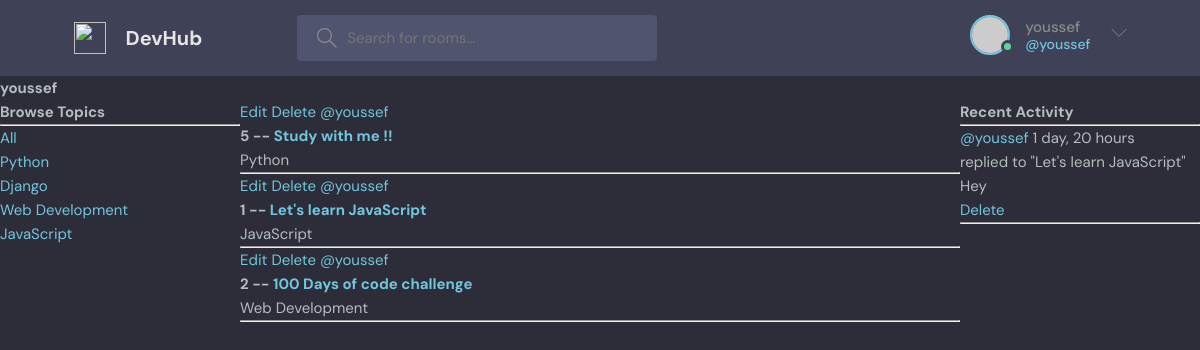
Screenshot of /profile/1 (signed in) with the database file from the repository.
### base/models.py (models this page shows)
class Topic(models.Model):
    name = models.CharField(max_length=200)
    def __str__(self):
        return self.name

class Room(models.Model):
    host = models.ForeignKey(User, on_delete=models.SET_NULL, null=True)
    topic = models.ForeignKey(Topic, on_delete=models.SET_NULL, null=True)
    name = models.CharField(max_length=200)
    description = models.TextField(null=True, blank=True)
    participants = models.ManyToManyField(User, related_name='participants', blank=True)
    updated = models.DateTimeField(auto_now=True)
    created = models.DateTimeField(auto_now_add=True)
    class Meta:
        ordering = ['-updated', '-created']
    def __str__(self):
        return self.name

class Message(models.Model):
    user =models.ForeignKey(User, on_delete=models.CASCADE)
    room = models.ForeignKey(Room, on_delete=models.CASCADE)
    body = models.TextField()
    updated = models.DateTimeField(auto_now=True)
    created = models.DateTimeField(auto_now_add=True)
    class Meta:
        ordering = ['-updated', '-created']
    def __str__(self):
        return self.body[0:50]

### base/views.py (the view)
# urls.py: path('profile/<str:pk>', views.userProfile, name='user-profile'),
def userProfile(request, pk):
    user = User.objects.get(id=pk)
    rooms = user.room_set.all()
    activity = user.message_set.all()
    topics = Topic.objects.all()
    context = {'user': user, 'rooms': rooms, 'activity': activity, 'topics': topics}
    return render(request, 'base/profile.html', context)

### base/templates/base/profile.html (shortened to what this page needs)
{% extends 'main.html' %}
{% block content %}
<h1>{{ user.username }}</h1>
<div class="profile-container">
    <div>
        {% include 'base/topic_component.html' %}
    </div>
    <div>
        {% include 'base/feed_component.html' %}
    </div>
    <div>
        {% include 'base/activity_component.html' %}
    </div>
</div>
{% endblock content %}

### templates/navbar.html (shortened to what this page needs)
<header class="header header--loggedIn">
    <div class="container">
        <a href="{% url 'home' %}" class="header__logo">
            <img src="assets/logo.svg" />
            <h1>DevHub</h1>
        </a>
        <form class="header__search" method="get" action="">
            <label>
                <input name="q" placeholder="Search for rooms..." />
            </label>
        </form>
        <nav class="header__menu">
            {% if request.user.is_authenticated %}
            <div class="header__user">
                <a href="profile.html">
                    <div class="avatar avatar--medium active">
                        <img src="https://randomuser.me/api/portraits/men/37.jpg" />
                    </div>
                    <p>{{ request.user.username }} <span>@{{ request.user.username }}</span></p>
                </a>
                <button class="dropdown-button">
                    <svg version="1.1" xmlns="http://www.w3.org/2000/svg" width="32" height="32" viewBox="0 0 32 32">
                        <title>chevron-down</title>
                        <path d="M16 21l-13-13h-3l16 16 16-16h-3l-13 13z"></path>
                    </svg>
                </button>
            </div>
            {% else %}
            <a href="{% url 'login' %}">
                <img src="./assets/avatar.svg" />
                <p>Login</p>
            </a>
            {% endif %}
        </nav>
    </div>
</header>

### base/templates/base/topic_component.html
<h3>Browse Topics</h3>
<hr>
<div>
    <a href="/">All</a>
</div>
{% for topic in topics %}
<div>
    <a href="/?q={{ topic.name }}">{{ topic.name }}</a>
</div>
{% endfor %}

### base/templates/base/feed_component.html
<div>
    {% for room in rooms %}
    <div>
        {% if request.user == room.host %}
        <a href="/update-room/{{ room.id }}">Edit</a>
        <a href="/delete-room/{{ room.id }}">Delete</a>
        {% endif %}
        <a href="/profile/{{ room.host.id }}">@{{ room.host.username }}</a>
        <h5>{{ room.id }} -- <a href="/room/{{ room.id }}">{{ room.name }}</a></h5>
        <small>{{ room.topic }}</small>
        <hr>
    </div>
    {% endfor %}
</div>

### base/templates/base/activity_component.html
<h3>Recent Activity</h3>
<hr />
{% for message in activity %}
<div>
    <small><a href="/profile/{{ message.user.id }}">@{{ message.user }}</a> {{ message.created | timesince }}</small><br />
    <small>replied to "{{ message.room }}"</small>
    <p>{{ message }}</p>
    {% if request.user == message.user %}
    <a href="/delete-message/{{ message.id }}">Delete</a>
    {% endif %}
    <hr />
</div>
{% endfor %}

### static/styles/style.css (style rules this page uses)
:root { --color-main: #71c6dd; --color-main-light: #e1f6fb; --color-dark: #3f4156; --color-dark-medium: #51546e; --color-dark-light: #696d97; --color-light: #e5e5e5; --color-gray: #8b8b8b; --color-light-gray: #b2bdbd; --color-bg: #2d2d39; --color-success: #5dd693; --color-error: #fc4b0b; }
* { font-family: "DM Sans", -apple-system, BlinkMacSystemFont, "Segoe UI", Roboto, Oxygen, Ubuntu, Cantarell, "Open Sans", "Helvetica Neue", sans-serif; margin: 0; padding: 0; box-sizing: border-box; text-rendering: optimizeLegibility; font-size: inherit; }
html { font-size: 56.25%; }
@media only screen and (min-width: 1200px) { html { font-size: 62.5%; } }
body { line-height: 1.6; font-weight: 400; font-size: 1.5rem; color: var(--color-light-gray); background-color: var(--color-bg); min-height: 100vh; }
img { width: 100%; }
a { display: inline-block; color: var(--color-main); text-decoration: none; }
.container { max-width: 120rem; width: 90%; margin: auto; }
.avatar { position: relative; display: inline-block; border-radius: 50%; border: 2px solid var(--color-main); }
.avatar img { display: block; border-radius: 50%; object-fit: cover; object-position: center; }
.avatar::after { content: ""; display: block; position: absolute; background-color: var(--color-gray); z-index: 111; border-radius: 50%; border: 0.3rem solid var(--color-dark); }
.avatar.active::after { background-color: var(--color-success); }
.avatar.avatar--medium img { width: 3.6rem; height: 3.6rem; border-radius: 50%; }
.avatar.avatar--medium:after { width: 0.7rem; height: 0.7rem; bottom: 0px; right: -6px; }
.header { padding: 1.5rem; background-color: var(--color-dark); }
.header > .container { display: flex; gap: 9.5rem; }
.header__logo, .header__user { display: flex; gap: 2rem; align-items: center; }
.header__logo > img { height: 3.2rem; width: 3.2rem; }
.header__logo > h1 { font-weight: 700; font-size: 2rem; color: var(--color-light); }
.header__search > label { background-color: var(--color-dark-medium); padding: 1.3rem 1rem; display: flex; align-items: center; gap: 1rem; border-radius: 4px; }
.header__search svg { fill: var(--color-gray); width: 2rem; height: 2rem; margin-left: 1rem; }
.header__search input { width: 30rem; background: transparent; border: none; outline: none; color: var(--color-light); }
.header__menu { margin-left: auto; position: relative; }
.header__menu a { display: flex; gap: 1.5rem; align-items: center; font-weight: 500; text-decoration: none; color: var(--color-gray); }
.header__menu img { height: 3.6rem; }
.header__menu p { line-height: 1.2; }
.header__menu span { color: var(--color-main); font-weight: 500; font-size: 1.4rem; display: block; }
.header__menu svg { width: 1.6rem; height: 1.6rem; fill: var(--color-dark-light); }
.dropdown-button { background: transparent; border: 0; outline: 0; cursor: pointer; }

### base/templates/base/profile.html (style rules this page uses)
.profile-container { display: grid; grid-template-columns: 1fr 3fr 1fr; }

### rows the page displays
Topic: name "Python"
Topic: name "Django"
Topic: name "Web Development"
Topic: name "JavaScript"
Room: host.username "youssef", id "5", name "Study with me !!", topic "Python"
Room: host.username "youssef", id "1", name "Let's learn JavaScript", topic "JavaScript"
Room: host.username "youssef", id "2", name "100 Days of code challenge", topic "Web Development"
Message: user "youssef", created "1 day, 20 hours", room "Let's learn JavaScript", body "Hey"

### other values shown
{{ request.user.username }} "youssef"
{{ user.username }} "youssef"
